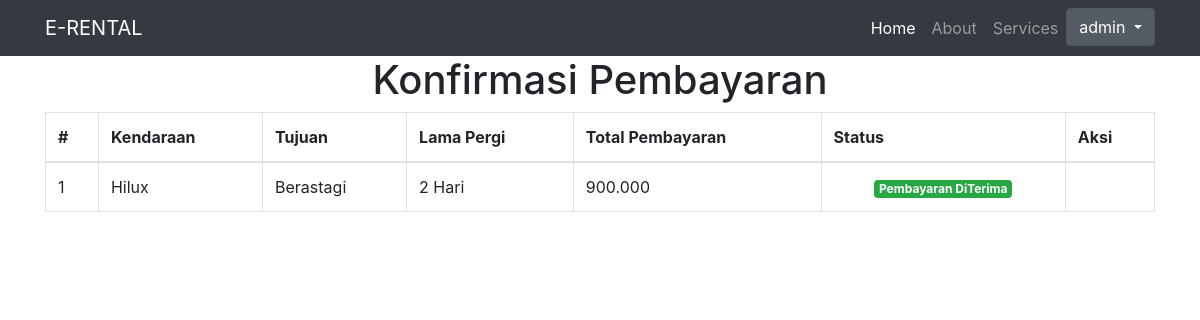
The page /tagihan.php (signed in) on the database its author committed.
### tables this page shows
CREATE TABLE `ta_reservasi` (
  `id` int(32) NOT NULL,
  `id_kendaraan` int(32) NOT NULL,
  `id_tempat` int(32) NOT NULL,
  `id_user` int(32) NOT NULL,
  `lama_pergi` varchar(255) DEFAULT NULL,
  `total` bigint(64) DEFAULT NULL,
  `status` varchar(255) DEFAULT NULL,
  PRIMARY KEY (`id`,`id_kendaraan`,`id_tempat`,`id_user`)
);

CREATE TABLE `ref_kendaraan` (
  `id` int(11) NOT NULL,
  `nm_kendaraan` varchar(255) DEFAULT NULL,
  `tipe_kendaraan` varchar(255) DEFAULT NULL,
  `pabrikan` varchar(255) DEFAULT NULL,
  `gambar` varchar(255) DEFAULT NULL,
  `harga` bigint(64) DEFAULT NULL,
  `total_penumpang` varchar(255) DEFAULT NULL,
  `status` tinyint(16) DEFAULT NULL,
  PRIMARY KEY (`id`)
);

CREATE TABLE `ref_tempat` (
  `id` int(11) NOT NULL,
  `keterangan` varchar(255) DEFAULT NULL,
  PRIMARY KEY (`id`)
);

### tagihan.php (the view)
<?php include_once "header.php"; ?>
<div class="container">
    <div class="row">
        <div class="col-md-12">
            <h1 class="text-center">Konfirmasi Pembayaran</h1>
            <table class="table table-bordered">
                <thead>
                    <tr>
                        <th>#</th>
                        <th>Kendaraan</th>
                        <th>Tujuan</th>
                        <th>Lama Pergi</th>
                        <th>Total Pembayaran</th>
                        <th>Status</th>
                        <th>Aksi</th>
                    </tr>
                </thead>
                <tbody>
                    <?php
                        require_once 'conn/koneksi.php';
                        $username = $_SESSION['username'];
                        $login = mysqli_query($koneksi,"SELECT * FROM user WHERE username='$username'");
                        $dataLogin = mysqli_fetch_assoc($login);
                        $data = mysqli_query($koneksi,"SELECT ref_kendaraan.nm_kendaraan, ref_tempat.keterangan, ta_reservasi.*
                                                        FROM ta_reservasi
                                                        INNER JOIN ref_kendaraan ON ta_reservasi.id_kendaraan = ref_kendaraan.id
                                                        INNER JOIN ref_tempat ON ta_reservasi.id_tempat = ref_tempat.id
                                                        WHERE id_user = '$dataLogin[id]'");
                        $row = mysqli_num_rows($data);
                        $no = 1;
                        if($row > 0){
                        foreach($data as $reservasi){
                    ?>
                    <tr>
                        <td><?=$no++?></td>
                        <td><?=$reservasi['nm_kendaraan']?></td>
                        <td><?=$reservasi['keterangan']?></td>
                        <td><?=$reservasi['lama_pergi']?> Hari</td>
                        <td><?=number_format($reservasi['total'],0,'.','.')?></td>
                        <?php if($reservasi['status'] == 2){ ?>
                        <td class="text-center"><span class="badge badge-warning">Menunggu Pembayaran</span></td>
                        <?php }else if($reservasi['status'] == 3){ ?>
                        <td class="text-center"><span class="badge badge-info">Sedang DiVerifikasi</span></td>
                        <?php }else if($reservasi['status'] == 1){ ?>
                        <td class="text-center"><span class="badge badge-success">Pembayaran DiTerima</span></td>
                        <?php }else{?>
                        <td class="text-center"><span class="badge badge-danger">Pembayaran DiTolak</span></td>
                        <?php } ?>
                        <?php if($reservasi['status'] == 2){ ?>
                        <td class="text-center"><a class="btn btn-primary" href="pembayaran.php?id_reservasi=<?=$reservasi['id']?>"><i class="fa fa-money"></i> Konfirmasi</a></td>
                        <?php }else{
                            echo '<td></td>';
                        }
                        ?>
                    </tr>
                        <?php }} ?>
                </tbody>
            </table>
        </div>
    </div>
</div>
<?php include_once "footer.php"; ?>

### rows shown on the page
ta_reservasi: ref_kendaraan.nm_kendaraan "Hilux", ref_tempat.keterangan "Berastagi", lama_pergi "2", total "900.000", status "Pembayaran DiTerima"

### other values the page prints
$_SESSION['username'] "admin"
